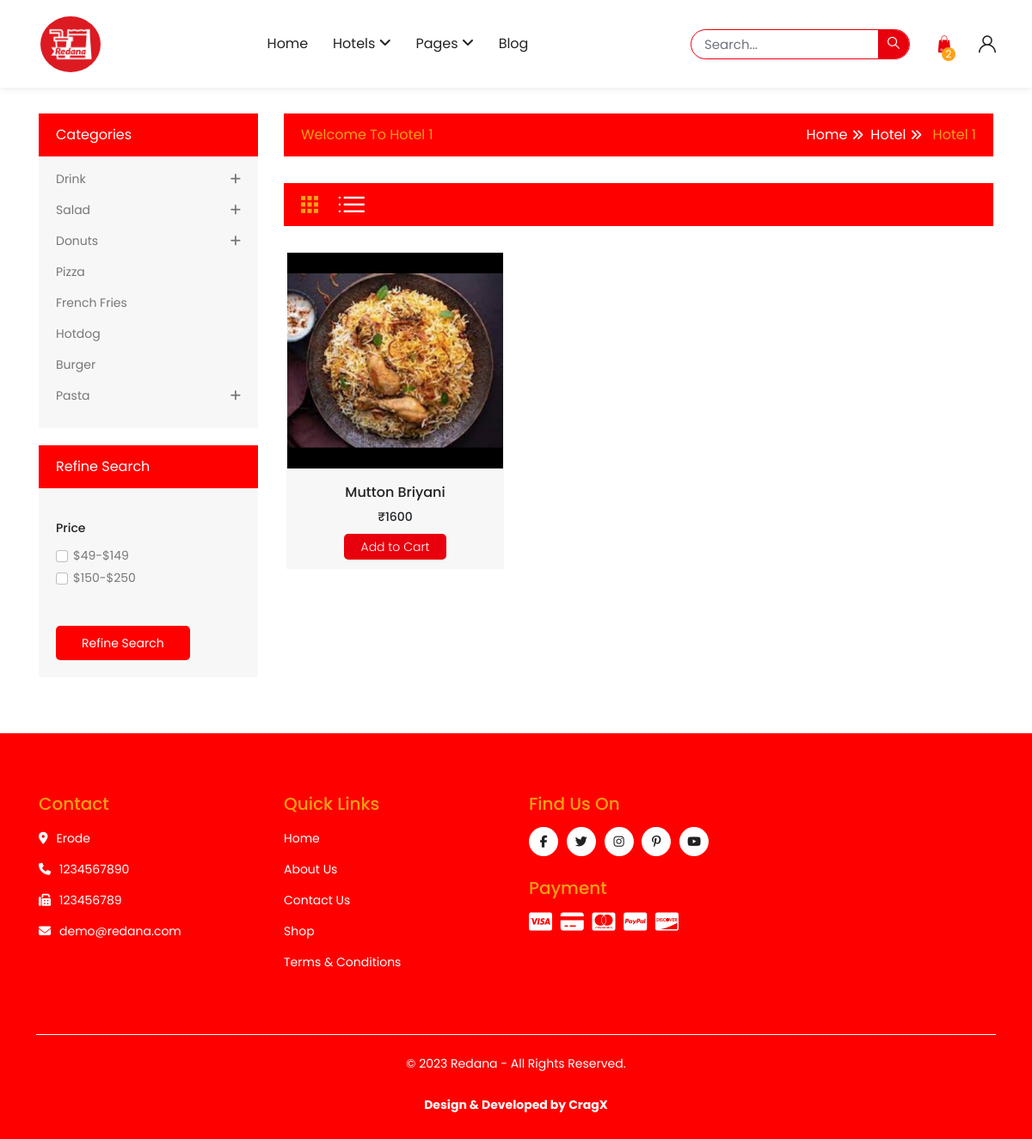
Screenshot of /category.php?vendor_id=5736&name=Hotel 1 with the database file from the repository.
### tables this page shows
CREATE TABLE `food_menu` (
  `food_id` int(11) NOT NULL,
  `vendor_id` int(11) NOT NULL,
  `food_name` varchar(50) NOT NULL,
  `food_cost` varchar(10) NOT NULL,
  `cuisines` varchar(100) NOT NULL,
  `cashondelivery` varchar(10) NOT NULL,
  `onlinepayment` varchar(10) NOT NULL,
  `food_snaps` varchar(50) NOT NULL
);

### category.php (the view, shortened to what this page needs)
<?php
include('./requiredfiles/connectiondb.php');
?>
<!DOCTYPE HTML>
<html lang="en-US">
<head>
	<link rel="stylesheet" href="assets/css/bootstrap.min.css">
	<link rel="stylesheet" href="assets/css/owl.carousel.css" type="text/css" media="all" />
	<link rel="stylesheet" href="https://cdnjs.cloudflare.com/ajax/libs/font-awesome/6.4.2/css/all.min.css" />
	<link rel="stylesheet" href="assets/fonts/themability-font.css" type="text/css" media="all" />
	<link rel="stylesheet" href="style.css" type="text/css" media="all" />
	<link rel="stylesheet" href="assets/css/themability_megamenu.css">
</head>
<body class="homepage">
	<header class="">
		<div class="container">
			<div class="header-inner">
				<div class="header-left">
					<div id="logo">
						<a href="index.php">
							<img style="width: 80px;height: 75px; border-radius: 50%; padding: 5px;" src="assets/images/Redana-logo.png" title="redana" alt="Redana" class="img-responsive">
						</a>
					</div>
				</div>
				<div class="header-center">
					<div class="themability_megamenu-style-dev">
						<div class="responsive themability_default">
							<nav class="navbar-default">
								<div class=" container-themability_megamenu   horizontal ">
									<div class="themability_megamenu-wrapper megamenu_typeheader">
										<div class="themability_megamenu-pattern">
											<div class="container">
												<ul class="themability_megamenu" data-megamenuid="55"
													data-transition="slide" data-animationtime="500">
													<li class="home">
														<a href="index.php">
															<span><strong> Home </strong></span>
														</a>
													</li>
													<li class="with-sub-menu click">
														<a href="#" class="clearfix">
															<strong>
																Hotels
															</strong>
															<b class="fa fa-angle-down"></b>
														</a>
													</li>
													<li class="with-sub-menu click">
														<a href="#" class="clearfix">
															<strong>
																Pages
															</strong>
															<b class="fa fa-angle-down"></b>
														</a>
													</li>
													<li class="">
														<a href="#" class="clearfix">
															<strong>
																Blog
															</strong>
														</a>
													</li>
												</ul>
											</div>
										</div>
									</div>
								</div>
							</nav>
						</div>
					</div>
				</div>
				<div class="header-right">
					<div class="search-content">
						<div class="header-search">
							<div id="themabilitySearch" class="input-group themability-search">
								<input type="text" name="search" value="" placeholder="Search..."
									class="form-control input-lg ui-autocomplete-input" />
								<span class="btn-search input-group-btn">
									<button type="button" class="btn btn-default btn-lg"><i
											class="search-icon icon-search"></i></button>
								</span>
							</div>
						</div>
					</div>
					<div class="cart-content">
						<div id="cart" class="btn-group btn-block">
							<button type="button" data-toggle="dropdown"
								data-loading-text="<i class='fa fa-spinner fa-spin' aria-hidden='true'></i>"
								class="btn btn-inverse btn-block btn-lg dropdown-toggle"><i class="icon-bag"></i> <span
									id="cart-total">2<span class="hidden">item(s) - $0.00</span></span></button>
						</div>
					</div>
					<div id="header_ac" class="dropdown">
						<a href="#" title="My Account" class="dropdown-toggle" data-toggle="dropdown">
							<i class="icon-user1"></i><span class="hidden">My Account</span>
						</a>
					</div>
				</div>
			</div>
		</div>
	</header>
	<div class="blog-section donuts">
		<div class="container">
			<div class="row">
				<aside id="column-left" class="col-sm-3">
					<div class="category-content">
						<div class="box-category">
							<h3 class="toggled relative">Categories</h3>
							<ul class="list-unstyled parent" id="select-category">
								<li class="has-more-category">
									<a href="donuts.php" class="list-group-item main-item">Drink<span
											class="toggled"><i class="fa fa-plus"></i></span>
									</a>
								</li>
								<li class="has-more-category">
									<a href="#" class="list-group-item main-item">salad<span class="toggled"></span>
									</a>
								</li>
								<li class="has-more-category">
									<a href="#" class="list-group-item main-item">donuts<span class="toggled"></span>
									</a>
								</li>
								<li class="">
									<a href="#" class="list-group-item ">Pizza<span></span>
									</a>
								</li>
								<li class="">
									<a href="#" class="list-group-item ">french fries<span></span></a>
								</li>
								<li class="">
									<a href="#" class="list-group-item ">hotdog<span></span></a>
								</li>
								<li class="">
									<a href="#" class="list-group-item ">burger<span></span></a>
								</li>
								<li class="has-more-category">
									<a href="#" class="list-group-item main-item">pasta<span class="toggled"></span>
									</a>
								</li>
							</ul>
						</div>
					</div>
					<div class="panel panel-default filter">
						<div class="box-content">
							<div id="filter">
								<h3 class="toggled relative">Refine Search</h3>
								<div class="filter_box">
									<div class="list-group">
										<div class="list-group-items">
											<a class="list-group-item">price</a>
											<div class="list-group-item">
												<div id="filter-group2">
													<div class="checkbox">
														<label>
															<input type="checkbox" name="filter[]" value="3"
																class="form-check-input">
															$49-$149
														</label>
													</div>
													<div class="checkbox">
														<label>
															<input type="checkbox" name="filter[]" value="4"
																class="form-check-input">
															$150-$250
														</label>
													</div>
												</div>
											</div>
										</div>
									</div>
									<div class="panel-footer text-right">
										<button type="button" id="button-filter" class="btn btn-primary">Refine
											Search</button>
									</div>
								</div>
							</div>
						</div>
					</div>
				</aside>
				<div id="content" class="col-sm-9  all-blog">
					<div class="breadcrumb-main">
						<div class="breadcrumb-container clearfix">
							<h1 class="page-title">Welcome to <?php echo $_GET['name'];?></h1>
							<ul class="breadcrumb">
								<li><a href="index.php">Home</a></li>
								<li><a href="hotel-index.php">Hotel</a></li>
								<li><a href="category.php"> <?php echo $_GET['name'];?></a></li>
							</ul>
						</div>
					</div>
					<div class="row">
						<div class="category-desc col-sm-12">
						</div>
					</div>
					<div class="category-info">
						<div class="row">
							<div class="col-sm-2 col-xs-5 category-list-grid">
								<div class="btn-group btn-group-sm">
									<button type="button" id="grid-view" class="btn btn-default active"
										data-toggle="tooltip" title="" data-original-title="Grid"><i
											class="icon-grid"></i></button>
									<button type="button" id="list-view" class="btn btn-default" data-toggle="tooltip"
										title="" data-original-title="List"><i class="icon-list"></i></button>
								</div>
							</div>
						</div>
					</div>
					<div class="category-row row">
						<?php
						$categorysql = "SELECT * FROM food_menu WHERE vendor_id = '{$_GET['vendor_id']}' ORDER BY cuisines ASC";
						$categoryres = $con->query($categorysql);
						if($categoryres){
							foreach($categoryres as $categoryrow){
								echo "<div class='product-layout product-list col-xs-12'>
								<div class='product-thumb'>
									<div class='image'>
										<a href='product.php' class='thumb-image'>
											<img src='./vendor/foodimages/{$categoryrow['food_snaps']}' alt='gorgonzola' title='gorgonzola'
												class='img-responsive'>
										</a>
									</div>
									<div class='product-description'>
										<div style='text-align: center;' class='caption'>
											<div class='title-rating clearfix'>
												<h4 class='product-title'><a href='product.php'>{$categoryrow['food_name']}</a>
												</h4>
											</div>
											<div style='text-align: center;' class='price-cartbtn clearfix'>
												<p class='price'>
													₹{$categoryrow['food_cost']}
												</p>
												<br>
												<button class='addcart' type='button'><i
														class='icon-shopping-bag hidden'></i>
													<span class=''><a href='##'>Add to Cart</a>
													</span></button>
											</div>
										</div>
									</div>
								</div>
							</div>
							";
							}
						}
						?>
					</div>
				</div>
			</div>
		</div>
	</div>
	<footer>
		<div  class="container">
			<div class="footer-top">
				<div class="row">
					<div class="col-md-3">
						<div class="position-footer-left">
							<h5 class="toggled title">
								contact
							</h5>
							<ul class="list-unstyled">
								<li>
									<div class="site">
										<div class="contact_title"><i class="fa-solid fa-location-dot"></i></div>
										<div class="contact_site">Erode</div>
									</div>
								</li>
								<li>
									<div class="phone">
										<div class="contact_title"><i class="fa fa-phone"></i></div>
										<div class="contact_site">1234567890</div>
									</div>
								</li>
								<li>
									<div class="fax">
										<div class="contact_title"><i class="fa fa-fax"></i></div>
										<div class="contact_site">123456789</div>
									</div>
								</li>
								<li>
									<div class="email">
										<div class="contact_title"><i class="fa fa-envelope"></i></div>
										<div class="contact_site"><a href="mailto:#.com" class="contact_site">demo@redana.com</a></div>
									</div>
								</li>
							</ul>
						</div>
					</div>
					<div class="col-md-3">
						<h5 class="toggled">Quick links</h5>
						<ul class="list-unstyled">
							<li><a href="index.php" class="contact_site">Home</a></li>
							<li><a href="#" class="contact_site">About
									Us</a></li>
							<li><a href="#" class="contact_site">Contact
									Us</a></li>
							<li><a href="#" class="contact_site">Shop</a></li>
							<li><a href="#">Terms & Conditions</a></li>
						</ul>
					</div>
					<div class="col-md-3">
						<div class="position-footer-right">
							<div class="follow-link">
								<h4>find us on</h4>
								<div class="social-media">
									<a href="#" title="facebook"><i class="fa-brands fa-facebook-f"></i></a>
									<a href="#" title="facebook"><i class="fa-brands fa-twitter"></i></a>
									<a href="#" title="facebook"><i class="fa-brands fa-instagram"></i></a>
									<a href="#" title="facebook"><i class="fa-brands fa-pinterest-p"></i></a>
									<a href="#" title="facebook"><i class="fa-brands fa-youtube"></i></a>
								</div>
							</div>
							<div class="payment-link">
								<h4>payment</h4>
								<div class="payment-method">
									<a><i class="fa-brands fa-cc-visa"></i></a>
									<a><i class="fa fa-credit-card"></i></a>
									<a><i class="fa-brands fa-cc-mastercard"></i></a>
									<a><i class="fa-brands fa-cc-paypal"></i></a>
									<a><i class="fa-brands fa-cc-discover"></i></a>
								</div>
							</div>
						</div>
					</div>
				</div>
			</div>
			<p class="copyright"><a href="#"></a>© 2023 Redana - All Rights Reserved.<br><br><a href="http://cragx.rf.gd" target="_blank" ><b>Design & Developed by CragX</b></a></p>
		</div>
	</footer>
	<link href="../../cdnjs.cloudflare.com/ajax/libs/animate.css/3.7.2/animate.min.css" rel="stylesheet"/>
</body>
</html>

### assets/css/themability_megamenu.css (style rules this page uses)
.container-themability_megamenu .container { width: auto; padding: 0; }
.themability_megamenu-style-dev .navbar-default { background: transparent; position: relative; }
.themability_megamenu-wrapper { position: relative; }
ul.themability_megamenu { margin: 0px; list-style: none; position: relative; padding: 0 25px; }
ul.themability_megamenu>li { display: inline-block; }
ul.themability_megamenu>li>a { display: block; position: relative; font-size: 16px; padding: 7px 0; text-transform: capitalize; margin: 7px 0; }
ul.themability_megamenu>li>a strong { font-weight: 400; display: inline-block; }
@media (min-width: 992px) { .horizontal ul.themability_megamenu>li+li { margin-left: 25px; } }
@media (min-width: 992px) { .horizontal ul.themability_megamenu>li>a:after { content: ""; background: var(--secondary-hover-color); height: 2px; width: 0; position: absolute; left: 0; right: 0; bottom: 0; margin: auto; -webkit-transition: all .5s ease; -moz-transition: all .5s ease; -ms-transition: all .5s ease; -o-transition: all .5s ease; transition: all .5s ease; } }

### rows the page displays
food_menu: food_snaps (picture), food_name "Mutton Briyani", food_cost "1600"

### other values shown
$_GET['name'] "Hotel 1"
